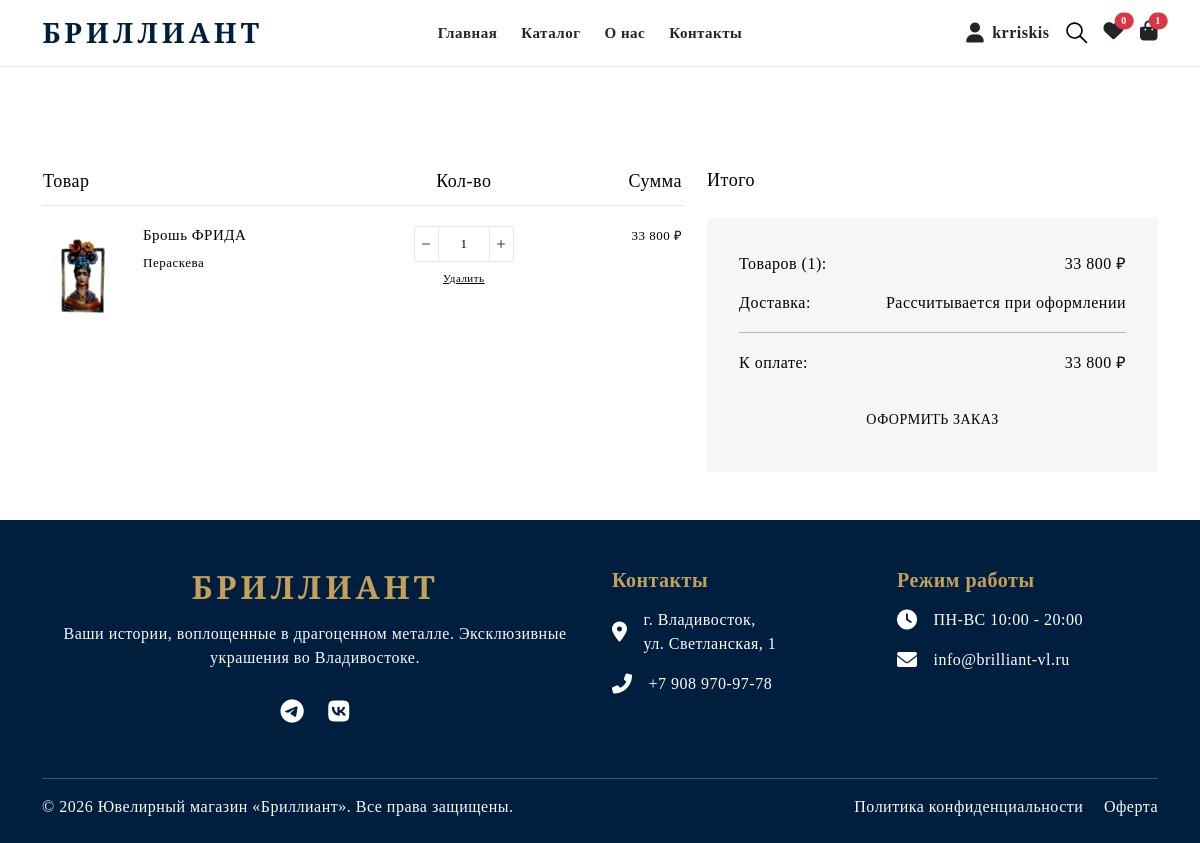
The app's page /cart/ (signed in) with its own data.
### users/models.py (models this page shows, shortened)
class Cart(models.Model):
    user = models.OneToOneField(User, on_delete=models.CASCADE, verbose_name="Пользователь")
    created_at = models.DateTimeField(auto_now_add=True)
    @property
    def total_price(self):
        return sum(item.total_price for item in self.items.all())
    @property
    def total_items(self):
        return sum(item.quantity for item in self.items.all())

class CartItem(models.Model):
    cart = models.ForeignKey(Cart, related_name='items', on_delete=models.CASCADE)
    product = models.ForeignKey(Product, on_delete=models.CASCADE)
    quantity = models.PositiveIntegerField(default=1)
    @property
    def total_price(self):
        return self.product.price * self.quantity

### main/models.py (models this page shows, shortened)
class Product(models.Model):
    article = models.CharField('Артикул', max_length=50)
    title = models.CharField('Название', max_length=100)
    price = models.DecimalField('Цена', max_digits=10, decimal_places=2)
    description = models.TextField('Описание')
    image = models.ImageField(upload_to='products/', verbose_name="Фото")
    category = models.ForeignKey(Category, on_delete=models.SET_NULL, null=True, verbose_name="Категория")
    vendor = models.ForeignKey(Vendor, on_delete=models.SET_NULL, null=True, verbose_name="Бренд")
    metal = models.ForeignKey(Metal, on_delete=models.SET_NULL, null=True, verbose_name="Металл")
    color = models.ForeignKey(Color, on_delete=models.SET_NULL, null=True, verbose_name="Цвет")
    size = models.ForeignKey(Size, on_delete=models.SET_NULL, null=True, verbose_name="Размер")

class Vendor(models.Model):
    name = models.CharField('Бренд', max_length=100)

### users/views.py (the view)
# urls.py: path('cart/', views.cart_view, name='cart'),
@login_required
def cart_view(request):
    request.session.pop('buy_now', None)
    cart, created = Cart.objects.get_or_create(user=request.user)
    context = {'cart': cart}
    return render(request, 'cart.html', context)

### users/context_processors.py (called while the page is built)
def global_counts(request):
    if request.user.is_authenticated:
        cart = Cart.objects.filter(user=request.user).first()
        return {
            'global_cart': cart,
            'global_wishlist_count': WishlistItem.objects.filter(user=request.user).count(),
        }
    return {
        'global_cart': None,
        'global_wishlist_count': 0,
    }

### main/templates/cart.html (shortened to what this page needs)
{% extends 'base.html' %}
{% load static %}
{% load humanize %}
{% block content %}
<div class="cart-page mt-100">
    <div class="container">
        <div class="cart-page-wrapper">
            <div class="row">
                <div class="col-lg-7 col-md-12 col-12">
                    <table class="cart-table w-100">
                        <thead>
                            <tr>
                                <th class="cart-caption heading_18">Товар</th>
                                <th class="cart-caption heading_18"></th>
                                <th class="cart-caption text-center heading_18 d-none d-md-table-cell">Кол-во</th>
                                <th class="cart-caption text-end heading_18">Сумма</th>
                            </tr>
                        </thead>
                        <tbody>
                            {% for item in cart.items.all %}
                            <tr class="cart-item">
                                <td class="cart-item-media">
                                    <div class="mini-img-wrapper">
                                        <img class="mini-img" src="{{ item.product.image.url }}" alt="{{ item.product.title }}">
                                    </div>
                                </td>
                                <td class="cart-item-details">
                                    <h2 class="product-title"><a href="{% url 'product_detail' item.product.id %}">{{ item.product.title }}</a></h2>
                                    <p class="product-vendor">{{ item.product.vendor.name }}</p>
                                </td>
                                <td class="cart-item-quantity">
                                    <form method="post" action="{% url 'update_cart' item.id %}">
                                        <div class="quantity d-flex align-items-center justify-content-between">
                                            <button type="submit" name="quantity" value="{{ item.quantity|add:'-1' }}" class="qty-btn dec-qty"><img src="{% static 'img/icon/minus.svg' %}" alt="minus"></button>
                                            <input class="qty-input" type="number" name="quantity" value="{{ item.quantity }}" min="1" onchange="this.form.submit()">
                                            <button type="submit" name="quantity" value="{{ item.quantity|add:'1' }}" class="qty-btn inc-qty"><img src="{% static 'img/icon/plus.svg' %}" alt="plus"></button>
                                        </div>
                                    </form>
                                    <a href="{% url 'remove_from_cart' item.id %}" class="product-remove mt-2">Удалить</a>
                                </td>
                                <td class="cart-item-price text-end">
                                    <div class="product-price">{{ item.total_price|floatformat:0|intcomma }} ₽</div>
                                </td>
                            </tr>
                            {% endfor %}
                        </tbody>
                    </table>
                </div>
                <div class="col-lg-5 col-md-12 col-12">
                    <div class="cart-total-area">
                        <h3 class="cart-total-title d-none d-lg-block mb-0">Итого</h3>
                        <div class="cart-total-box mt-4">
                            <div class="subtotal-item subtotal-box">
                                <h4 class="subtotal-title">Товаров ({{ cart.total_items }}):</h4>
                                <p class="subtotal-value">{{ cart.total_price|floatformat:0|intcomma }} ₽</p>
                            </div>
                            <div class="subtotal-item shipping-box">
                                <h4 class="subtotal-title">Доставка:</h4>
                                <p class="subtotal-value">Рассчитывается при оформлении</p>
                            </div>
                            <hr />
                            <div class="subtotal-item discount-box">
                                <h4 class="subtotal-title">К оплате:</h4>
                                <p class="subtotal-value">{{ cart.total_price|floatformat:0|intcomma }} ₽</p>
                            </div>
                            <div class="d-flex justify-content-center mt-4">
                                <a href="/checkout" class="position-relative btn-primary text-uppercase">
                                    Оформить заказ
                                </a>
                            </div>
                        </div>
                    </div>
                </div>
            </div>
        </div>
    </div>
</div>
{% endblock %}

### main/templates/base.html (shortened to what this page needs)
{% load static %}
<!doctype html>
<html lang="ru" class="no-js" style="scroll-behavior: smooth;">
<head>
    <link rel="stylesheet" href="{% static 'css/vendor.css' %}">
    <link rel="stylesheet" href="{% static 'css/style.css' %}">
    <link rel="stylesheet" href="https://cdnjs.cloudflare.com/ajax/libs/font-awesome/6.0.0/css/all.min.css">
</head>
<body>
    <div class="body-wrapper">
        <header class="sticky-header border-btm-black header-1 bg-white">
            <div class="header-bottom py-3">
                <div class="container">
                    <div class="row align-items-center">
                        <div class="col-lg-3 col-md-4 col-4">
                            <div class="header-logo">
                                <a href="/" class="logo-main text-decoration-none">
                                    <h2 class="mb-0 fw-bold" style="font-family: 'Playfair Display', serif; color: #001f3f; letter-spacing: 4px; font-size: 28px;">БРИЛЛИАНТ</h2>
                                </a>
                            </div>
                        </div>
                        <div class="col-lg-6 d-lg-block d-none">
                            <nav class="site-navigation">
                                <ul class="main-menu list-unstyled d-flex justify-content-center gap-4 mb-0">
                                    <li class="nav-item"><a class="nav-link text-dark fw-bold" href="/">Главная</a></li>
                                    <li class="nav-item"><a class="nav-link text-dark fw-bold" href="/collection">Каталог</a></li>
                                    <li class="nav-item"><a class="nav-link text-dark fw-bold" href="/about-us">О нас</a></li>
                                    <li class="nav-item"><a class="nav-link text-dark fw-bold" href="#contacts">Контакты</a></li>
                                </ul>
                            </nav>
                        </div>
                        <div class="col-lg-3 col-md-8 col-8">
                            <div class="header-action d-flex align-items-center justify-content-end gap-3">
                                <a href="{% if user.is_authenticated %}{% url 'profile' %}{% else %}{% url 'login' %}{% endif %}" class="text-dark text-decoration-none d-flex align-items-center gap-2">
                                    <i class="fas fa-user fs-5"></i>
                                    <span class="d-none d-lg-inline fw-bold">{% if user.is_authenticated %}{{ user.username }}{% else %}Вход{% endif %}</span>
                                </a>
                                <a class="header-action-item header-search" href="javascript:void(0)">
                                </a>
                                <a href="/wishlist" class="text-dark text-decoration-none position-relative">
                                    <i class="fas fa-heart fs-5"></i>
                                    <span class="wishlist-badge position-absolute top-0 start-100 translate-middle badge rounded-pill bg-danger" style="font-size: 10px;">
                                        {{ global_wishlist_count|default:0 }}
                                    </span>
                                </a>
                                <a href="/cart/" class="text-dark text-decoration-none position-relative">
                                    <i class="fas fa-shopping-bag fs-5"></i>
                                    <span class="cart-badge position-absolute top-0 start-100 translate-middle badge rounded-pill bg-danger" style="font-size: 10px;">
                                        {{ global_cart.total_items|default:0 }}
                                    </span>
                                </a>
                            </div>
                        </div>
                    </div>
                </div>
            </div>
        </header>
        <main id="MainContent" class="content-for-layout">
            {% block content %}{% endblock %}
        </main>
        <footer id="contacts" class="mt-5 pt-5 pb-4 text-white" style="background-color: #001f3f;">
            <div class="container">
                <div class="row justify-content-center">
                    <div class="col-lg-6 mb-4 text-center">
                        <h4 class="fw-bold mb-3" style="font-family: 'Playfair Display', serif; letter-spacing: 4px; font-size: 32px; color: #c5a059;">БРИЛЛИАНТ</h4>
                        <p class="text-light opacity-75 mb-4 px-3">Ваши истории, воплощенные в драгоценном металле. Эксклюзивные украшения во Владивостоке.</p>
                        <div class="d-flex justify-content-center gap-4 mt-4">
                            <a href="https://t.me/mebomje" target="_blank" class="text-white fs-4" title="Telegram"><i class="fab fa-telegram"></i></a>
                            <a href="https://vk.ru/finikcos" target="_blank" class="text-white fs-4" title="ВКонтакте"><i class="fab fa-vk"></i></a>
                        </div>
                    </div>
                    <div class="col-lg-6 mb-4 mt-4 mt-lg-0">
                        <div class="row">
                            <div class="col-md-6 mb-3">
                                <h5 class="fw-bold mb-3" style="color: #c5a059;">Контакты</h5>
                                <ul class="list-unstyled opacity-75">
                                    <li class="mb-3 d-flex align-items-center gap-3">
                                        <i class="fas fa-map-marker-alt fs-5"></i>
                                        <span>г. Владивосток,<br>ул. Светланская, 1</span>
                                    </li>
                                    <li class="mb-3 d-flex align-items-center gap-3">
                                        <i class="fas fa-phone-alt fs-5"></i>
                                        <a href="tel:+79089709778" class="text-white text-decoration-none">+7 908 970-97-78</a>
                                    </li>
                                </ul>
                            </div>
                            <div class="col-md-6 mb-3">
                                <h5 class="fw-bold mb-3" style="color: #c5a059;">Режим работы</h5>
                                <ul class="list-unstyled opacity-75">
                                    <li class="mb-3 d-flex align-items-center gap-3">
                                        <i class="fas fa-clock fs-5"></i>
                                        <span>ПН-ВС 10:00 - 20:00</span>
                                    </li>
                                    <li class="mb-3 d-flex align-items-center gap-3">
                                        <i class="fas fa-envelope fs-5"></i>
                                        <span>info@brilliant-vl.ru</span>
                                    </li>
                                </ul>
                            </div>
                        </div>
                    </div>
                </div>
                <hr class="mt-4 mb-3 border-secondary opacity-25">
                <div class="row align-items-center">
                    <div class="col-md-6 text-center text-md-start">
                        <p class="mb-0 text-light opacity-50">&copy; 2026 Ювелирный магазин «Бриллиант». Все права защищены.</p>
                    </div>
                    <div class="col-md-6 text-center text-md-end mt-3 mt-md-0">
                        <a href="{% url 'privacy_policy' %}" class="text-light opacity-50 text-decoration-none me-3">Политика конфиденциальности</a>
                        <a href="{% url 'offer' %}" class="text-light opacity-50 text-decoration-none">Оферта</a>
                    </div>
                </div>
            </div>
        </footer>
    </div>
</body>
</html>

### records on screen
Cart: total_items "1", total_price "33 800"
CartItem: product.image (picture), product "Брошь ФРИДА", product.vendor.name "Пераскева", quantity "1", total_price "33 800"

### other values on screen
{{ user.username }} "krriskis"
{{ global_wishlist_count|default:0 }} "0"
